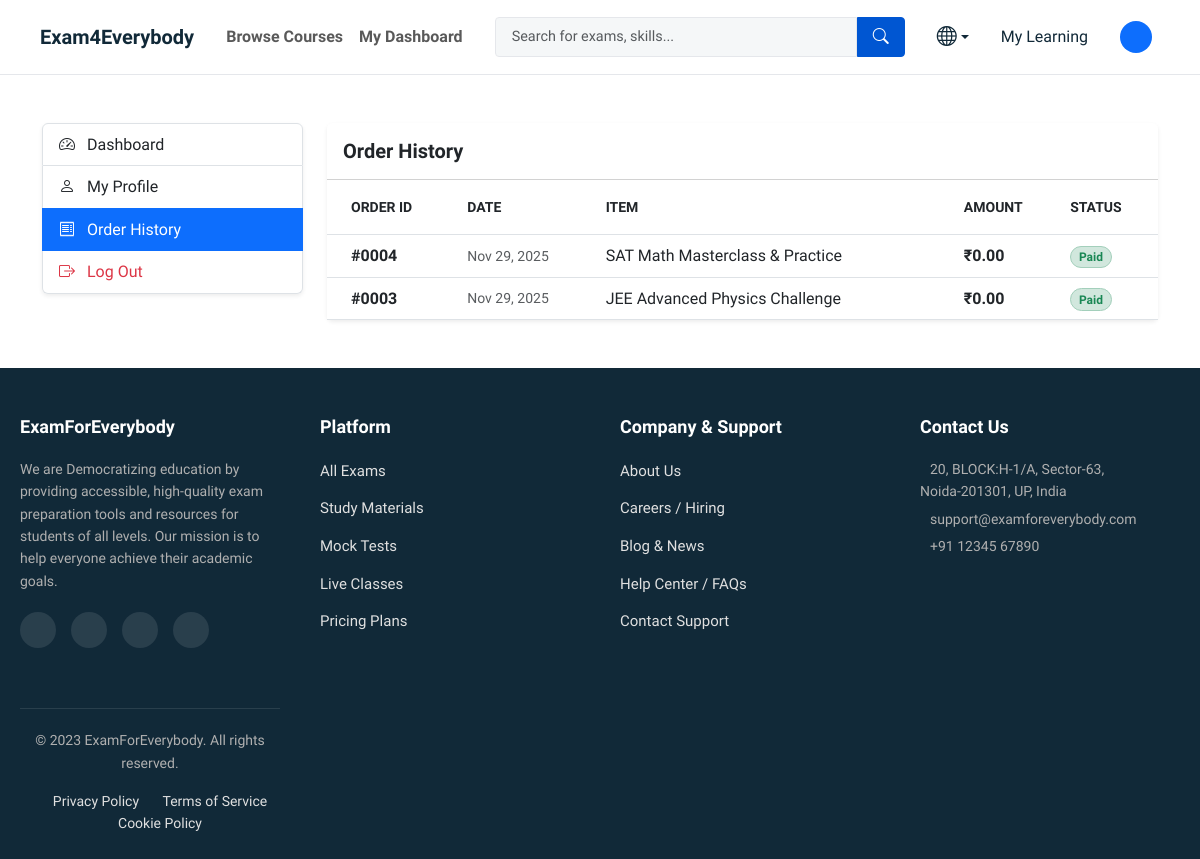
The app's page /billing/history/ (signed in) with its own data.
### billing/models.py (models this page shows, shortened)
class Order(TimeStampedModel):
    class OrderStatus(models.TextChoices):
        PENDING = 'PENDING', _('Pending')
        PAID = 'PAID', _('Paid')
        FAILED = 'FAILED', _('Failed')
        REFUNDED = 'REFUNDED', _('Refunded')
    user = models.ForeignKey(settings.AUTH_USER_MODEL, on_delete=models.CASCADE, related_name='orders')
    total_amount = models.DecimalField(max_digits=10, decimal_places=2)
    status = models.CharField(max_length=20, choices=OrderStatus.choices, default=OrderStatus.PENDING)
    payment_method = models.CharField(max_length=50, default='STRIPE', help_text="STRIPE, PAYPAL, etc.")
    transaction_id = models.CharField(max_length=100, blank=True, help_text="ID from Stripe/PayPal")

class OrderItem(TimeStampedModel):
    order = models.ForeignKey(Order, on_delete=models.CASCADE, related_name='items')
    item = models.ForeignKey(MarketplaceItem, on_delete=models.SET_NULL, null=True)
    price_at_purchase = models.DecimalField(max_digits=10, decimal_places=2)

### marketplace/models.py (models this page shows, shortened)
class MarketplaceItem(TimeStampedModel):
    class ItemType(models.TextChoices):
        MOCK_TEST = 'MOCK_TEST', _('Mock Test')
        WORKSHOP = 'WORKSHOP', _('Workshop')
        VIDEO_COURSE = 'VIDEO_COURSE', _('Video Course')
        NOTE = 'NOTE', _('Note')
    title = models.CharField(_("Title"), max_length=255)
    description = models.TextField(_("Description"), blank=True)
    slug = models.SlugField(unique=True, max_length=255, help_text=_("URL friendly name"))
    item_type = models.CharField(max_length=20, choices=ItemType.choices)
    price = models.DecimalField(max_digits=10, decimal_places=2, default=0.00)
    thumbnail_image = models.ImageField(upload_to='thumbnails/items/', blank=True, null=True)
    categories = models.ManyToManyField(Category, related_name='items', blank=True)
    is_active = models.BooleanField(default=False, help_text=_("Is this item listed for sale?"))

### billing/views.py (the view)
# urls.py: path('history/', views.order_history, name='order_history'),
@login_required
def order_history(request):
    orders = Order.objects.filter(user=request.user).order_by('-created').prefetch_related('items__item')
    return render(request, 'billing/order_history.html', {'orders': orders})

### core/context_processors.py (called while the page is built)
def global_categories(request):
    return {
        'PAYMENTS_ACTIVE': settings.PAYMENTS_ACTIVE,
        'navbar_categories': Category.objects.filter(parent_category__isnull=True).prefetch_related('children')
    }

### templates/billing/order_history.html (shortened to what this page needs)
{% extends 'base.html' %}
{% load static %}
{% block content %}
<div class="container py-5">
    <div class="row">
        <div class="col-md-3 mb-4">
            <div class="list-group shadow-sm">
                <a href="{% url 'dashboard' %}" class="list-group-item list-group-item-action">
                    <i class="bi bi-speedometer2 me-2"></i> Dashboard
                </a>
                <a href="{% url 'profile' %}" class="list-group-item list-group-item-action">
                    <i class="bi bi-person me-2"></i> My Profile
                </a>
                <a href="{% url 'order_history' %}" class="list-group-item list-group-item-action active">
                    <i class="bi bi-receipt me-2"></i> Order History
                </a>
                <a href="{% url 'logout' %}" class="list-group-item list-group-item-action text-danger">
                    <i class="bi bi-box-arrow-right me-2"></i> Log Out
                </a>
            </div>
        </div>
        <div class="col-md-9">
            <div class="card border-0 shadow-sm">
                <div class="card-header bg-white py-3">
                    <h5 class="mb-0 fw-bold">Order History</h5>
                </div>
                <div class="card-body p-0">
                    {% if orders %}
                        <div class="table-responsive">
                            <table class="table table-hover align-middle mb-0">
                                <thead class="bg-light text-uppercase small text-muted">
                                    <tr>
                                        <th class="ps-4 py-3">Order ID</th>
                                        <th class="py-3">Date</th>
                                        <th class="py-3">Item</th>
                                        <th class="py-3">Amount</th>
                                        <th class="py-3">Status</th>
                                    </tr>
                                </thead>
                                <tbody>
                                    {% for order in orders %}
                                    <tr>
                                        <td class="ps-4 fw-bold">#{{ order.id|stringformat:"04d" }}</td>
                                        <td class="text-muted small">{{ order.created|date:"M d, Y" }}</td>
                                        <td>
                                            {% for line_item in order.items.all %}
                                                <div class="d-flex align-items-center">
                                                    <span class="text-dark">{{ line_item.item.title }}</span>
                                                </div>
                                            {% endfor %}
                                        </td>
                                        <td class="fw-bold">₹{{ order.total_amount }}</td>
                                        <td>
                                            {% if order.status == 'PAID' %}
                                                <span class="badge bg-success-subtle text-success border border-success-subtle rounded-pill">Paid</span>
                                            {% elif order.status == 'PENDING' %}
                                                <span class="badge bg-warning-subtle text-warning border border-warning-subtle rounded-pill">Pending</span>
                                            {% else %}
                                                <span class="badge bg-secondary-subtle text-secondary border border-secondary-subtle rounded-pill">{{ order.status }}</span>
                                            {% endif %}
                                        </td>
                                    </tr>
                                    {% endfor %}
                                </tbody>
                            </table>
                        </div>
                    {% endif %}
                </div>
            </div>
        </div>
    </div>
</div>
{% endblock %}

### static/css/style.css (style rules this page uses)
:root { --brand-dark: #112938; --brand-primary: #0056D2; --brand-bg-light: #F5F7F8; --brand-border: #e5e7eb; --text-main: #1F1F1F; --text-secondary: #636363; --font-stack: 'Source Sans Pro', sans-serif; --shadow-soft: 0 4px 12px rgba(17, 41, 56, 0.08); --shadow-hover: 0 8px 24px rgba(17, 41, 56, 0.12); }
body { font-family: var(--font-stack); color: var(--text-main); background-color: #fff; line-height: 1.6; -webkit-font-smoothing: antialiased; }
.card-body { padding: 1.2rem; }

### records on screen
Order: id "0004", created "Nov 29, 2025", total_amount "0.00", status "Paid"
OrderItem: item "SAT Math Masterclass & Practice"
Order: id "0003", created "Nov 29, 2025", total_amount "0.00", status "Paid"
OrderItem: item "JEE Advanced Physics Challenge"
